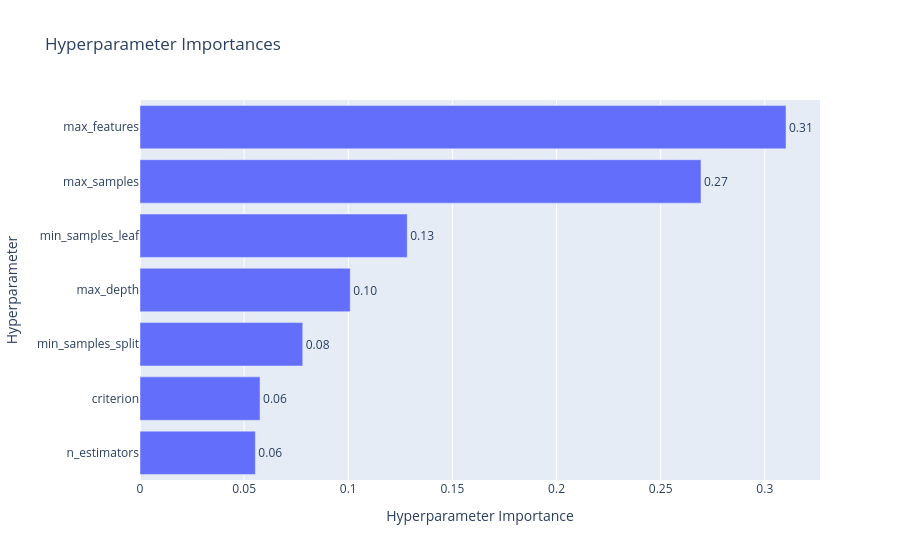

Here is the notebook cell this chart was saved with:
### Code cell
optuna.visualization.plot_param_importances(study)

### Figure 1 — Plotly figure (JSON) as saved in the notebook; plotly's stock layout.template omitted (floating-point values rounded to 4 significant figures)
{"data": [{"cliponaxis": false, "hovertemplate": ["n_estimators (IntDistribution): 0.055388170643551<extra></extra>", "criterion (CategoricalDistribution): 0.05763803340241998<extra></extra>", "min_samples_split (IntDistribution): 0.07815176506310278<extra></extra>", "max_depth (IntDistribution): 0.10094497935153941<extra></extra>", "min_samples_leaf (IntDistribution): 0.1283155030026317<extra></extra>", "max_samples (FloatDistribution): 0.2693775300650598<extra></extra>", "max_features (CategoricalDistribution): 0.31018401847169513<extra></extra>"], "name": "Objective Value", "orientation": "h", "text": ["0.06", "0.06", "0.08", "0.10", "0.13", "0.27", "0.31"], "textposition": "outside", "type": "bar", "x": [0.05539, 0.05764, 0.07815, 0.1009, 0.1283, 0.2694, 0.3102], "y": ["n_estimators", "criterion", "min_samples_split", "max_depth", "min_samples_leaf", "max_samples", "max_features"]}], "layout": {"title": {"text": "Hyperparameter Importances"}, "xaxis": {"title": {"text": "Hyperparameter Importance"}}, "yaxis": {"title": {"text": "Hyperparameter"}}}}
